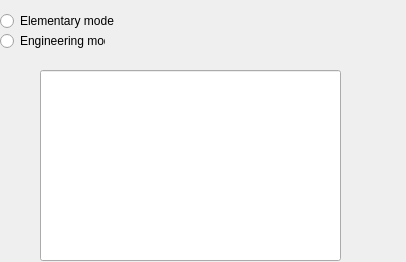
<?xml version="1.0" encoding="UTF-8"?>
<ui version="4.0">
 <class>MainWindow</class>
 <widget class="QMainWindow" name="MainWindow">
  <property name="geometry">
   <rect>
    <x>0</x>
    <y>0</y>
    <width>406</width>
    <height>262</height>
   </rect>
  </property>
  <property name="sizePolicy">
   <sizepolicy hsizetype="Preferred" vsizetype="Preferred">
    <horstretch>0</horstretch>
    <verstretch>0</verstretch>
   </sizepolicy>
  </property>
  <widget class="QWidget" name="centralWidget">
   <widget class="QRadioButton" name="radioButtonSimple">
    <property name="geometry">
     <rect>
      <x>0</x>
      <y>10</y>
      <width>121</width>
      <height>22</height>
     </rect>
    </property>
    <property name="text">
     <string>Elementary mode</string>
    </property>
   </widget>
   <widget class="QRadioButton" name="radioButtonCompl">
    <property name="geometry">
     <rect>
      <x>0</x>
      <y>30</y>
      <width>105</width>
      <height>22</height>
     </rect>
    </property>
    <property name="text">
     <string>Engineering mode</string>
    </property>
   </widget>
   <widget class="QLineEdit" name="lineEdit">
    <property name="geometry">
     <rect>
      <x>40</x>
      <y>70</y>
      <width>301</width>
      <height>191</height>
     </rect>
    </property>
   </widget>
  </widget>
 </widget>
 <layoutdefault spacing="6" margin="11"/>
 <tabstops>
  <tabstop>lineEdit</tabstop>
  <tabstop>radioButtonSimple</tabstop>
  <tabstop>radioButtonCompl</tabstop>
 </tabstops>
 <resources/>
 <connections/>
</ui>
